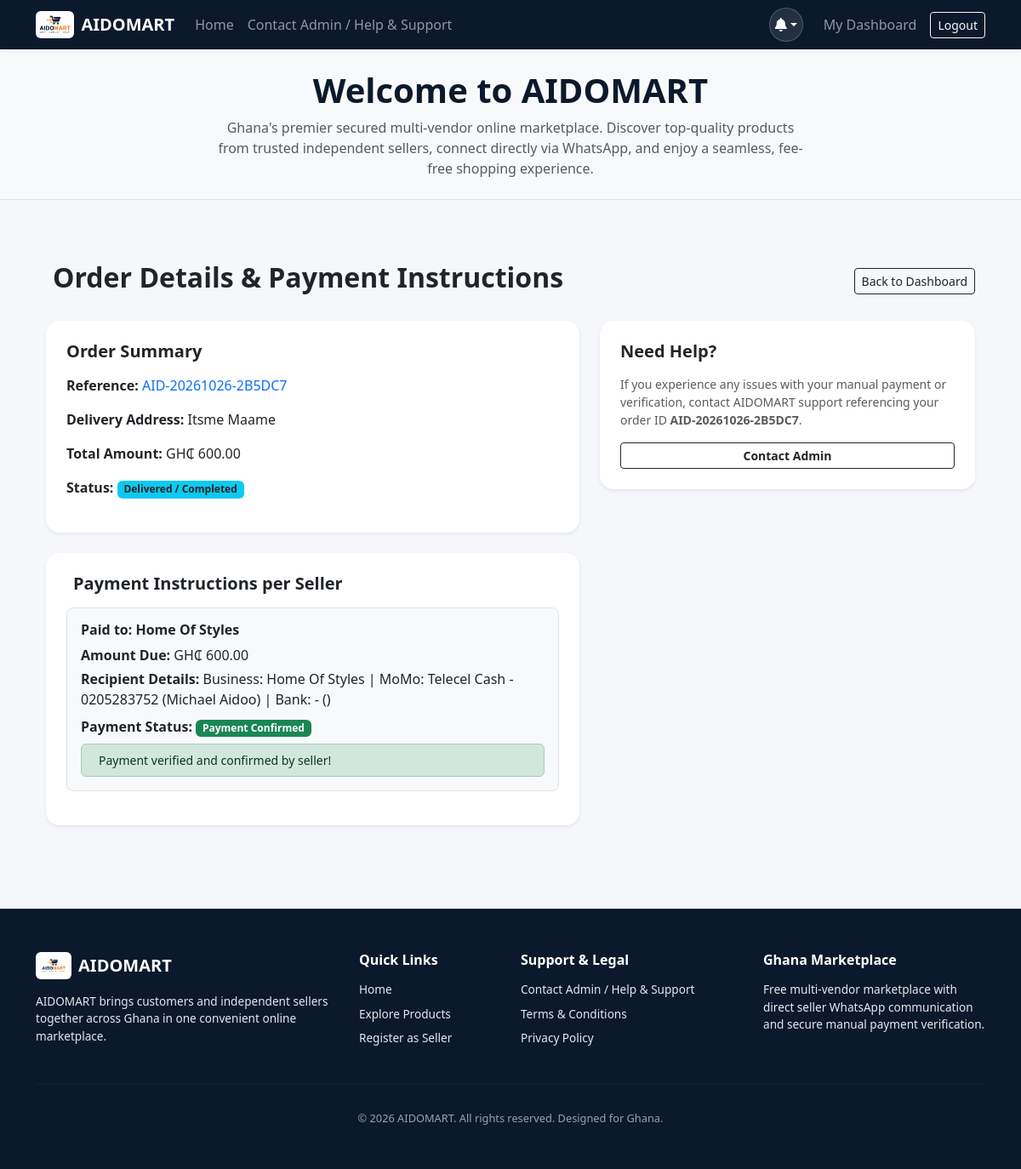
The app's page /order/1 (signed in) with its own data.
### app.py (models this page shows)
class Order(db.Model):
    __tablename__ = 'orders'
    id = db.Column(db.Integer, primary_key=True)
    order_reference = db.Column(db.String(50), unique=True, nullable=False)
    customer_id = db.Column(db.Integer, db.ForeignKey('users.id'), nullable=False)
    total_amount = db.Column(db.Float, nullable=False)
    status = db.Column(db.String(50), default='Order Placed — Awaiting Processing')
    payment_status = db.Column(db.String(50), default='Not Reported')
    delivery_address = db.Column(db.Text, nullable=False)
    delivery_method = db.Column(db.String(50), default='Standard Delivery')
    created_at = db.Column(db.DateTime, default=datetime.utcnow)
    items = db.relationship('OrderItem', backref='order', cascade='all, delete-orphan')
    payment_records = db.relationship('PaymentRecord', backref='order_ref', cascade='all, delete-orphan')

class PaymentRecord(db.Model):
    __tablename__ = 'payment_records'
    id = db.Column(db.Integer, primary_key=True)
    order_id = db.Column(db.Integer, db.ForeignKey('orders.id'), nullable=False)
    seller_id = db.Column(db.Integer, db.ForeignKey('seller_profiles.id'), nullable=True)
    amount_due = db.Column(db.Float, nullable=False)
    amount_reported = db.Column(db.Float, nullable=True)
    amount_confirmed = db.Column(db.Float, nullable=True)
    payment_method = db.Column(db.String(100), nullable=True)
    recipient_snapshot = db.Column(db.Text, nullable=True)
    reference = db.Column(db.String(100), nullable=True)
    status = db.Column(db.String(50), default='Not Reported')
    verification_notes = db.Column(db.Text, nullable=True)
    reported_at = db.Column(db.DateTime, nullable=True)
    verified_at = db.Column(db.DateTime, nullable=True)
    verified_by_user_id = db.Column(db.Integer, nullable=True)
    created_at = db.Column(db.DateTime, default=datetime.utcnow)
    seller = db.relationship('SellerProfile', backref='payment_records')

class SellerProfile(db.Model):
    __tablename__ = 'seller_profiles'
    id = db.Column(db.Integer, primary_key=True)
    user_id = db.Column(db.Integer, db.ForeignKey('users.id'), nullable=False)
    business_name = db.Column(db.String(150), nullable=False)
    business_description = db.Column(db.Text, nullable=True)
    whatsapp_number = db.Column(db.String(30), nullable=False)
    shop_location = db.Column(db.String(255), nullable=True)
    what_they_sell = db.Column(db.String(255), nullable=True)
    social_handles = db.Column(db.String(255), nullable=True)
    profile_image = db.Column(db.String(255), nullable=True, default='image/branding/favicon.png')
    application_status = db.Column(db.String(30), default='Pending Review')
    is_verified = db.Column(db.Boolean, default=False)
    created_at = db.Column(db.DateTime, default=datetime.utcnow)
    momo_provider = db.Column(db.String(50), nullable=True)
    momo_account_name = db.Column(db.String(150), nullable=True)
    momo_number = db.Column(db.String(30), nullable=True)
    momo_instructions = db.Column(db.Text, nullable=True)
    bank_name = db.Column(db.String(150), nullable=True)
    bank_account_name = db.Column(db.String(150), nullable=True)
    bank_account_number = db.Column(db.String(50), nullable=True)
    bank_branch = db.Column(db.String(150), nullable=True)
    bank_instructions = db.Column(db.Text, nullable=True)
    other_payment_info = db.Column(db.Text, nullable=True)
    is_payment_active = db.Column(db.Boolean, default=True)
    products = db.relationship('Product', backref='seller_profile_ref', cascade='all, delete-orphan')

### app.py (the view)
@app.route('/order/<int:order_id>')
@login_required
def order_details(order_id):
    order = Order.query.get_or_404(order_id)
    if current_user.role == 'customer' and order.customer_id != current_user.id:
        abort(403)
    return render_template('order_details.html', order=order)

### app.py (called while the page is built)
@login_manager.user_loader
def load_user(user_id):
    return User.query.get(int(user_id))

### templates/order_details.html (shortened to what this page needs)
{% extends 'base.html' %}
{% block content %}
<div class="container py-5">
    <div class="d-flex justify-content-between align-items-center mb-4">
        <h2 class="fw-bold text-dark"> Order Details & Payment Instructions</h2>
        <a href="{{ url_for('customer_dashboard') }}" class="btn btn-outline-dark btn-sm">Back to Dashboard</a>
    </div>
    <div class="row g-4">
        <div class="col-lg-7">
            <div class="card shadow-sm border-0 rounded-4 p-4 mb-4 bg-white">
                <h5 class="fw-bold text-dark mb-3">Order Summary</h5>
                <p><strong>Reference:</strong> <span class="text-primary">{{ order.order_reference }}</span></p>
                <p><strong>Delivery Address:</strong> {{ order.delivery_address }}</p>
                <p><strong>Total Amount:</strong> GH₵ {{ "%.2f"|format(order.total_amount) }}</p>
                <p><strong>Status:</strong> <span class="badge bg-info text-dark">{{ order.status }}</span></p>
            </div>
            <div class="card shadow-sm border-0 rounded-4 p-4 bg-white">
                <h5 class="fw-bold text-dark mb-3"> Payment Instructions per Seller</h5>
                {% for pr in order.payment_records %}
                <div class="border rounded-3 p-3 mb-3 bg-light">
                    <h6 class="fw-bold text-dark">Paid to: {{ pr.seller.business_name }}</h6>
                    <p class="mb-1"><strong>Amount Due:</strong> GH₵ {{ "%.2f"|format(pr.amount_due) }}</p>
                    <p class="mb-2"><strong>Recipient Details:</strong> {{ pr.recipient_snapshot }}</p>
                    <p class="mb-2"><strong>Payment Status:</strong> <span class="badge {% if pr.status == 'Payment Confirmed' %}bg-success{% else %}bg-warning text-dark{% endif %}">{{ pr.status }}</span></p>
                    {% if pr.status != 'Payment Confirmed' %}
                    <form method="POST" action="{{ url_for('report_payment', payment_record_id=pr.id) }}" class="mt-3 border-top pt-3">
                        <h6 class="fw-bold text-success small mb-2"><i class="bi bi-check2-circle me-1"></i> I Have Made Payment</h6>
                        <div class="row g-2 mb-2">
                            <div class="col-md-6">
                                <label class="form-label small fw-semibold">Payment Method Used</label>
                                <select class="form-select form-select-sm" name="payment_method" required>
                                    <option value="MTN Mobile Money">MTN Mobile Money</option>
                                    <option value="Telecel Cash">Telecel Cash</option>
                                    <option value="AT Money">AT Money</option>
                                    <option value="Bank Transfer">Bank Transfer</option>
                                </select>
                            </div>
                            <div class="col-md-6">
                                <label class="form-label small fw-semibold">Amount Paid (GH₵)</label>
                                <input type="number" step="0.01" class="form-control form-control-sm" name="amount_reported" value="{{ pr.amount_due }}" required>
                            </div>
                        </div>
                        <div class="mb-2">
                            <label class="form-label small fw-semibold">Transaction Reference / MoMo ID</label>
                            <input type="text" class="form-control form-control-sm" name="reference" placeholder="e.g. MoMo Transaction ID" required>
                        </div>
                        <button type="submit" class="btn btn-success btn-sm fw-bold w-100">Submit Payment Report to Seller</button>
                    </form>
                    {% else %}
                    <div class="alert alert-success mb-0 py-2 small">
                         Payment verified and confirmed by seller!
                    </div>
                    {% endif %}
                </div>
                {% endfor %}
            </div>
        </div>
        <div class="col-lg-5">
            <div class="card shadow-sm border-0 rounded-4 p-4 bg-white">
                <h5 class="fw-bold text-dark mb-3">Need Help?</h5>
                <p class="text-muted small mb-3">If you experience any issues with your manual payment or verification, contact AIDOMART support referencing your order ID <strong>{{ order.order_reference }}</strong>.</p>
                <a href="{{ url_for('contact_admin') }}" class="btn btn-outline-dark btn-sm fw-semibold">Contact Admin</a>
            </div>
        </div>
    </div>
</div>
{% endblock %}

### static/css/style.css (style rules this page uses)
:root { --primary-navy: #0B192C; --accent-orange: #FF6500; --light-bg: #F5F7FA; --text-dark: #1E293B; }
body { font-family: 'Segoe UI', Tahoma, Geneva, Verdana, sans-serif; background-color: var(--light-bg); color: var(--text-dark); margin: 0; padding: 0; }

### records on screen
Order: order_reference "AID-20261026-2B5DC7", delivery_address "Itsme Maame", total_amount "600.00", status "Delivered / Completed"
PaymentRecord: seller.business_name "Home Of Styles", amount_due "600.00", recipient_snapshot "Business: Home Of Styles | MoMo: Telecel Cash - 0205283752 (Michael Aidoo) | Bank: - ()", status "Payment Confirmed", shows "Payment verified and confirmed by seller!"
